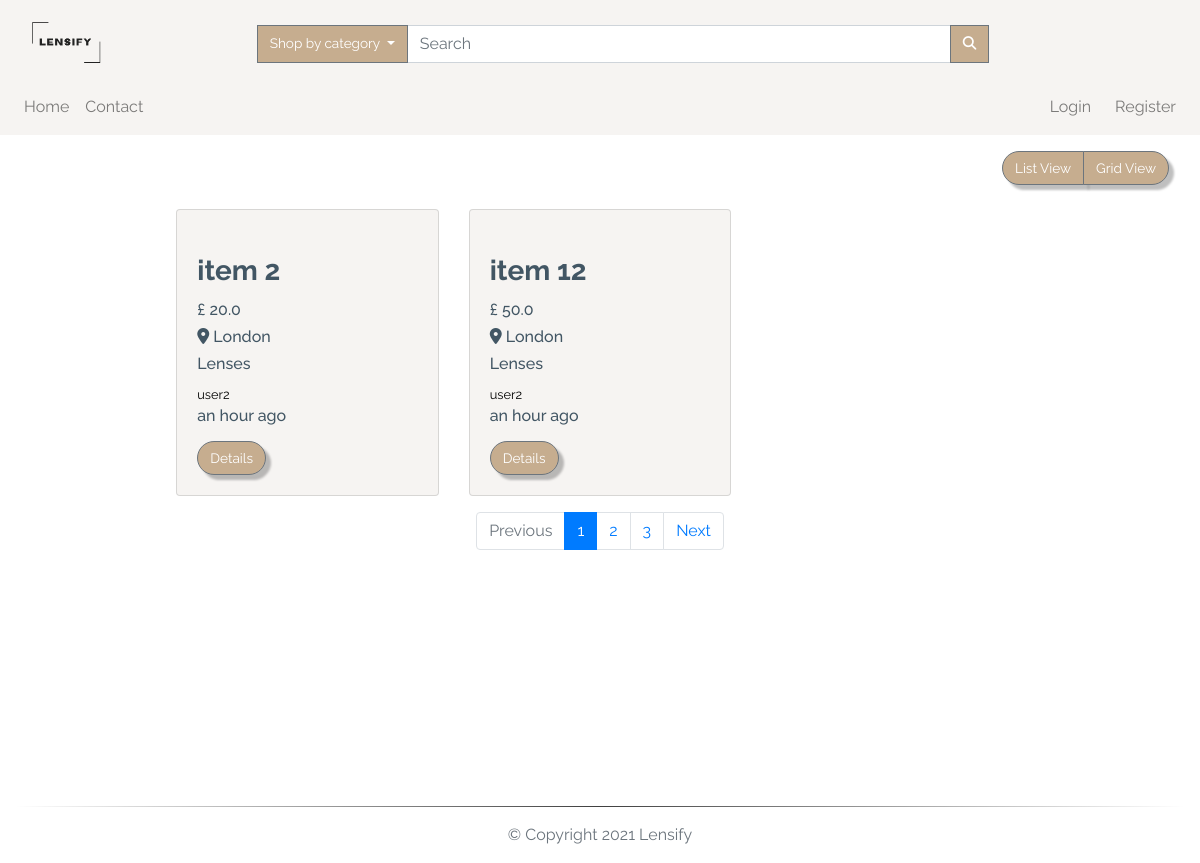
Page /search/cat/2 on the committed database.
### app/models.py (models this page shows, shortened)
class TimestampMixin(object):
    created_at = db.Column(db.DateTime, nullable=False,
                           default=datetime.utcnow)
    updated_at = db.Column(db.DateTime, onupdate=datetime.utcnow)

class ItemForSale(db.Model, TimestampMixin):
    __tablename__ = "for_sale"
    id = db.Column(db.Integer, primary_key=True)
    title = db.Column(db.String(100), nullable=False)
    description = db.Column(db.Text, nullable=False)
    quantity = db.Column(db.Integer, nullable=False, default=1)
    condition = db.Column(db.String(50), nullable=False)
    item_city = db.Column(db.String(50), nullable=False)
    price = db.Column(db.Float, nullable=False)
    item_views = db.Column(db.Integer, default=0)
    image_file = db.Column(db.String(80), nullable=False,
                           default="item.jpg")
    sold = db.Column(db.Boolean, default=False)
    seller_id = db.Column(db.Integer, db.ForeignKey('users.id'))
    category_id = db.Column(db.Integer, db.ForeignKey('categories.id'))
    item_in_order = db.relationship(
        "OrderItem", backref="item", lazy="dynamic"
    )

class Category(db.Model, TimestampMixin):
    __tablename__ = "categories"
    id = db.Column(db.Integer, primary_key=True)
    name = db.Column(db.String(30), nullable=False, unique=True)
    item_cat = db.relationship(
        "ItemForSale", backref="category", lazy="dynamic")

class User(db.Model, TimestampMixin, UserMixin):
    __tablename__ = "users"
    id = db.Column(db.Integer, primary_key=True)
    first_name = db.Column(db.String(50), nullable=False)
    last_name = db.Column(db.String(50), nullable=False)
    username = db.Column(db.String(50), unique=True, nullable=False)
    email = db.Column(db.String(115), unique=True, nullable=False)
    image_file = db.Column(db.String(80), nullable=False,
                           default="default.jpg")
    password_hash = db.Column(db.String(60), nullable=False)
    items_for_sale = db.relationship(
        "ItemForSale", backref="seller", lazy="dynamic")
    orders = db.relationship("Order", backref="buyer", lazy=True)
    address = db.relationship(
        "Address", secondary="user_addresses", backref="user", lazy="dynamic"
    )
    followed = db.relationship(
        "User", secondary=followers,
        primaryjoin=(followers.c.follower_id == id),
        secondaryjoin=(followers.c.followed_id == id),
        backref=db.backref("followers", lazy="dynamic"), lazy="dynamic")
    reviewed = db.relationship(
        "Review", backref="user_reviewed", primaryjoin=(Review.user_reviewed_id == id), lazy="dynamic"
    )
    reviewer = db.relationship(
        "Review", backref="user_reviewer", primaryjoin=(Review.user_reviewer_id == id), lazy="dynamic"
    )

### app/routes.py (the view)
@app.route('/search/cat/<cat_id>', methods=['GET', 'POST'])
@app.route('/search', methods=['GET', 'POST'])
def search(cat_id=None):
    page = request.args.get('page', 1, type=int)
    available_items = ItemForSale.query.filter_by(sold=False)\
        .order_by(ItemForSale.id.desc()).paginate(page, app.config['LISTINGS_PER_PAGE'], False)
    if cat_id is None:
        target_string = request.form['search']
        listings = ItemForSale.query.filter(
            or_(
                ItemForSale.title.contains(target_string),
                ItemForSale.description.contains(target_string)
            )
        ).filter(ItemForSale.sold == False).all()
        if target_string == '':
            search_msg = 'No record(s) found - displaying all records'
            color = 'danger'
        else:
            search_msg = f'{len(listings)} item(s) found'
            color = 'success'
    else:
        available_items = ItemForSale.query.join(
            Category, (ItemForSale.category_id == cat_id)).filter(ItemForSale.sold == False)\
            .paginate(page, app.config['LISTINGS_PER_PAGE'], False)
        next_url = url_for('search', cat_id=cat_id, page=available_items.next_num) \
            if available_items.has_next else None
        prev_url = url_for('search', cat_id=cat_id, page=available_items.prev_num) \
            if available_items.has_prev else None
        return render_template("search.html", available_items=available_items.items,
                               next_url=next_url, prev_url=prev_url, page=page, page_num=available_items.iter_pages())
    return render_template("_search.html", title='Search result', listings=listings,
                           search_msg=search_msg, color=color)

### app/routes.py (called while the page is built)
@app.before_request
def before_request():
    if current_user.is_authenticated:
        current_user.updated_at = datetime.utcnow()
        db.session.commit()

@app.context_processor
def inject_categories():
    categories = Category.query.join(
        ItemForSale, (Category.id == ItemForSale.category_id)).filter(ItemForSale.sold == False).all()
    return dict(categories=categories)

### app/templates/search.html (shortened to what this page needs)
{% extends "layout.html" %}
{% block app_content %}
<div class="row">
  <div class="col-lg-12 my-3">
    <div class="float-right mr-3">
      <div class="btn-group">
        <button class="btn btn-secondary" id="list">
          List View
        </button>
        <button class="btn btn-secondary" id="grid">
          Grid View
        </button>
      </div>
    </div>
  </div>
</div>
<div id="products" class="row view-group w-75 mx-auto">
  {% for item in available_items %}
  <div class=" item col-12 col-md-6 col-lg-4 py-2">
    <div class="card custom-bg h-100">
      <div class="card-body">
        <h3 class="card-title list-group-item-heading font-weight-bold ">{{item.title}}</h3>
        <small class="d-block font-weight-bold card-text">
          <h6>£ {{ item.price }}</h6>
        </small>
        <small class="font-weight-bold card-text">
          <h6 class="text-capitalize"><i class="fas fa-map-marker-alt"></i> {{item.item_city}}</h6>
        </small>
        <small class="card-text">
          <h6>{{ item.category.name }}</h6>
        </small>
        <small class="card-text">
          <a href="{{url_for('user', username=item.seller.username)}}">
            {{ item.seller.username }}
          </a>
        </small>
        <small class="card-text">
          <h6>{{ moment(item.created_at).fromNow() }}</h6>
        </small>
        <a href="{{url_for('item', item_id=item.id)}}" class="btn btn-secondary mt-2">
          Details
        </a>
      </div>
    </div>
  </div>
  {% endfor %}
  <nav aria-label="Page navigation" class="col-12 my-2">
    <ul class="pagination justify-content-center">
      <li class="page-item {% if not prev_url %} disabled {% endif %}">
        <a class="page-link" href="{{ prev_url }}" tabindex="-1">Previous</a>
      </li>
      {% for num in page_num %}
      {% if num %}
      <li class="page-item {% if page == num %} active {% endif %}"><a class="page-link"
          href="{{url_for('index', page=num)}}">{{ num }}</a></li>
      {% else %}
      <span class="page-item ellipsis">…</span>
      {% endif %}
      {% endfor %}
      <li class="page-item {% if not next_url %} disabled {% endif %}">
        <a class="page-link" href="{{ next_url }}">Next</a>
      </li>
    </ul>
  </nav>
</div>
{% endblock app_content %}

### app/static/css/styles.css (style rules this page uses)
:root { --main-color: #fff; --second-color: #425664; --third-color: #f6f4f2; --fourth-color: #c6ad8f; }
*, *::before, *::after { margin: 0; padding: 0; box-sizing: border-box; list-style: none; text-decoration: none; }
body, html { background: var(--main-color); min-height: 100vh; width: 100%; color: var(--second-color); font-family: "Raleway", sans-serif; word-break: normal; }
html { position: relative; }
a { color: black; text-decoration: none; cursor: pointer; }
ul { margin: 0; }
.btn { font-size: 85%; white-space: nowrap; }
.btn-secondary { filter: drop-shadow(5px 5px 1px rgba(0, 0, 0, 0.25)); background-color: var(--fourth-color); border-radius: 20px; color: var(--main-color); }
.custom-bg { background-color: var(--third-color); }
.pagination { flex-wrap: wrap; }

### rows in the picture
ItemForSale: title "item 2", price "20.0", item_city "London", category.name "Lenses", seller.username "user2", created_at "an hour ago"
ItemForSale: title "item 12", price "50.0", item_city "London", category.name "Lenses", seller.username "user2", created_at "an hour ago"

### other values in the picture
{{ num }} "1" "2" "3"
